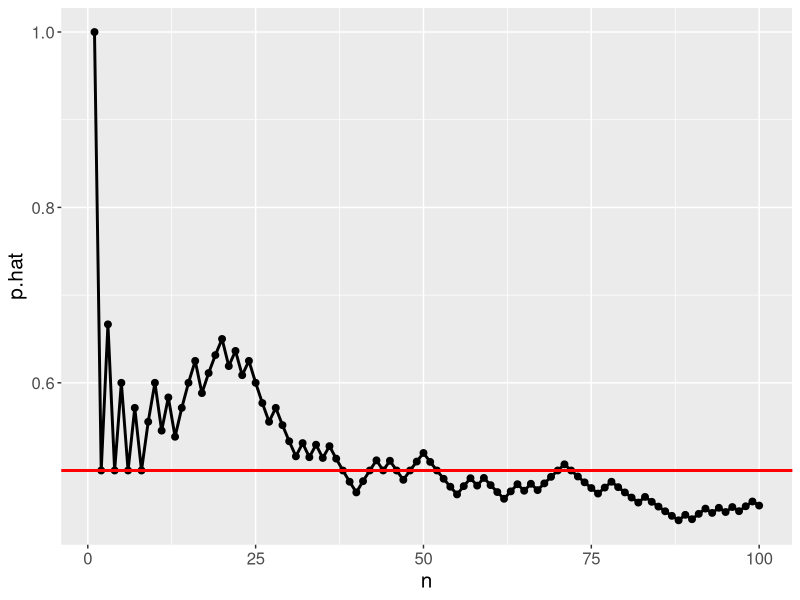
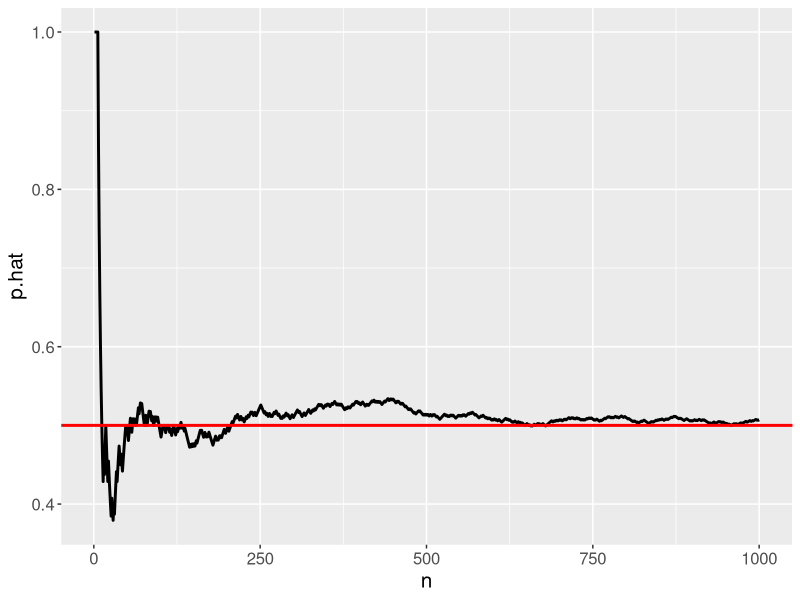
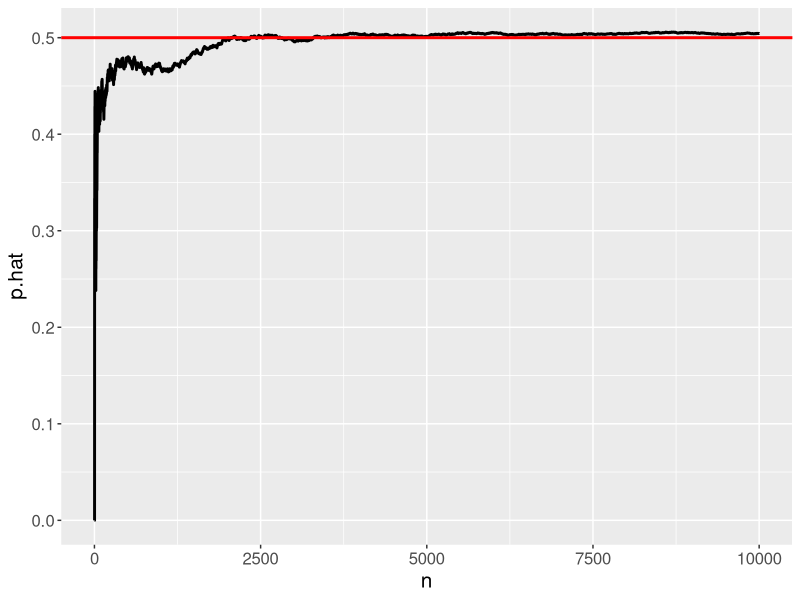
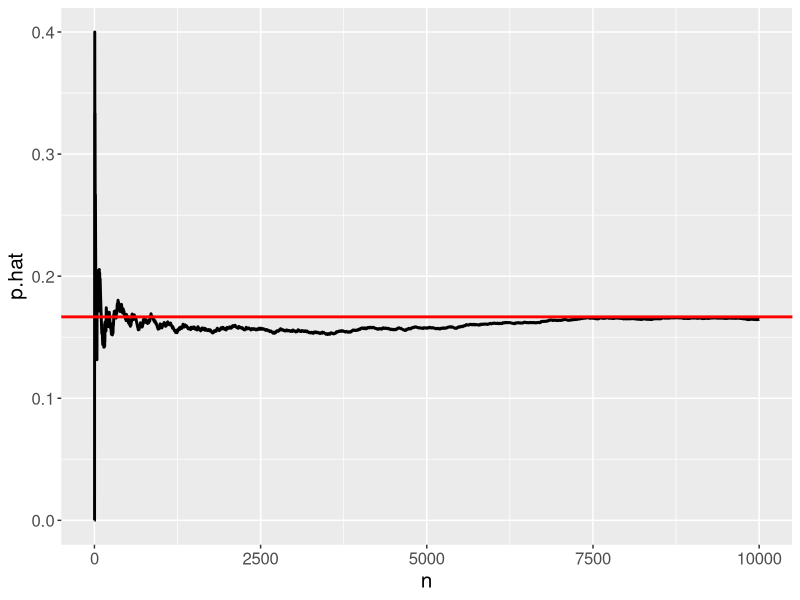

R code for these plots, in order:
## ---- chunk 1
knitr::opts_chunk$set(echo = FALSE, fig.width = 10, fig.height = 5, fig.align = "center", 
                      message = FALSE, warning=FALSE, cache = TRUE) 
library(dplyr, quietly = TRUE, warn.conflicts = FALSE)
library(tidyr, quietly = TRUE, warn.conflicts = FALSE)
library(ggplot2, quietly = TRUE, warn.conflicts = FALSE)
ps <- element_text(size = 12)
ps2 <- element_text(size = 15)
ps3 <- element_text(size = 20)
this.theme <- theme(axis.title.x = ps2, axis.title.y = ps2, axis.text.x = ps, axis.text.y = ps, 
                    title = ps3,
                    legend.text = ps)
## ---- chunk 2
n <- 100
x <- rbinom(n, 1, .5)
p.hat <- sapply(1:n, function(i) sum(x[1:i])/i, USE.NAMES = FALSE)
dat1 <- data.frame(n = 1:n, x = x, p.hat = p.hat)
ggplot(dat1, aes(x = n, y = p.hat)) + geom_point(size = 2) + geom_line(size = 1) + 
  geom_hline(yintercept = .5, color = "red", size = 1) + this.theme
## ---- chunk 3
n <- 1000
x <- rbinom(n, 1, .5)
p.hat <- sapply(1:n, function(i) sum(x[1:i])/i, USE.NAMES = FALSE)
dat2 <- data.frame(n = 1:n, x = x, p.hat = p.hat)
ggplot(dat2, aes(x = n, y = p.hat)) + geom_line(size = 1) + 
  geom_hline(yintercept = .5, color = "red", size = 1) + this.theme
## ---- chunk 4
n <- 10000
x <- rbinom(n, 1, .5)
p.hat <- sapply(1:n, function(i) sum(x[1:i])/i, USE.NAMES = FALSE)
dat3 <- data.frame(n = 1:n, x = x, p.hat = p.hat)
ggplot(dat3, aes(x = n, y = p.hat)) + geom_line(size = 1) + 
  geom_hline(yintercept = .5, color = "red", size = 1) + this.theme
## ---- chunk 5
n <- 10000
x <- rbinom(n, 1, 1/6)
p.hat <- sapply(1:n, function(i) sum(x[1:i])/i, USE.NAMES = FALSE)
dat4 <- data.frame(n = 1:n, x = x, p.hat = p.hat)
ggplot(dat4, aes(x = n, y = p.hat)) + geom_line(size = 1) + 
  geom_hline(yintercept = 1/6, color = "red", size = 1) + this.theme
